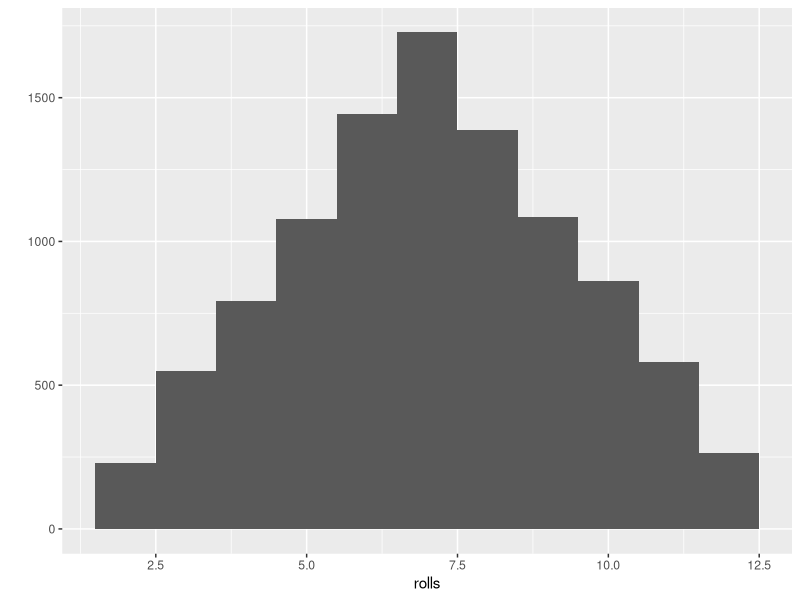
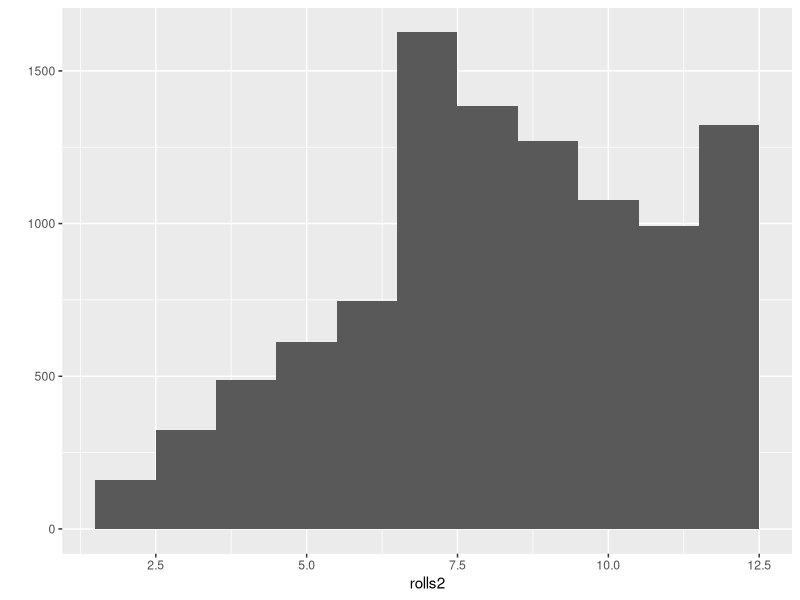

The R script that drew these images, in order:
##jogo de 2 dados retornando os 2 valores
die <- 1:6
roll <- function(){
  dice <- sample(die, size = 2, replace = TRUE)
  show(dice)
}

roll()

##jogo de 2 dados retornando a soma dos valores (com histograma)
roll2 <- function(){
  dice <- sample(die, size = 2, replace = TRUE)
  sum(dice)
}

roll2()

library(ggplot2)
rolls <- replicate(10000, roll2()) 
qplot(rolls, binwidth = 1)

##Jogo de dados "batizado" com probabilidade maior para o '6'

roll3 <- function() {
  die <- 1:6
  dice <- sample(die, size = 2, replace = TRUE,
    prob = c(1/8, 1/8, 1/8, 1/8, 1/8, 3/8))
  sum(dice)
}

roll3()

rolls2 <- replicate(10000, roll3()) 
qplot(rolls2, binwidth = 1)

